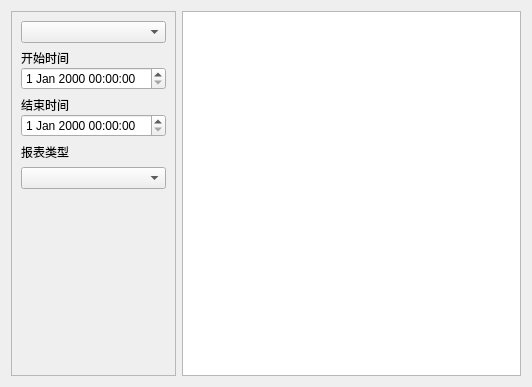
<?xml version="1.0" encoding="UTF-8"?>
<ui version="4.0">
 <class>w_rpt_report_directsalegrossprofitreport_Dialog</class>
 <widget class="QDialog" name="w_rpt_report_directsalegrossprofitreport_Dialog">
  <property name="geometry">
   <rect>
    <x>0</x>
    <y>0</y>
    <width>532</width>
    <height>387</height>
   </rect>
  </property>
  <property name="windowTitle">
   <string>Dialog</string>
  </property>
  <layout class="QHBoxLayout" name="horizontalLayout" stretch="0,1">
   <item>
    <widget class="QFrame" name="frame">
     <property name="minimumSize">
      <size>
       <width>0</width>
       <height>0</height>
      </size>
     </property>
     <property name="maximumSize">
      <size>
       <width>16777215</width>
       <height>16777215</height>
      </size>
     </property>
     <property name="frameShape">
      <enum>QFrame::StyledPanel</enum>
     </property>
     <property name="frameShadow">
      <enum>QFrame::Raised</enum>
     </property>
     <property name="outer_stylesheet" stdset="0">
      <string>frame_back_round</string>
     </property>
     <layout class="QVBoxLayout" name="verticalLayout_5" stretch="0,0,0,0,0,0,0">
      <property name="leftMargin">
       <number>9</number>
      </property>
      <property name="rightMargin">
       <number>9</number>
      </property>
      <item>
       <widget class="QComboBox" name="comboBox"/>
      </item>
      <item>
       <layout class="QVBoxLayout" name="verticalLayout_2">
        <property name="spacing">
         <number>0</number>
        </property>
        <item>
         <widget class="QLabel" name="label">
          <property name="text">
           <string>开始时间</string>
          </property>
         </widget>
        </item>
        <item>
         <widget class="lds_datetimeEdit" name="dateTimeEdit"/>
        </item>
       </layout>
      </item>
      <item>
       <layout class="QVBoxLayout" name="verticalLayout_3">
        <property name="spacing">
         <number>0</number>
        </property>
        <item>
         <widget class="QLabel" name="label_2">
          <property name="text">
           <string>结束时间</string>
          </property>
         </widget>
        </item>
        <item>
         <widget class="lds_datetimeEdit" name="dateTimeEdit_2"/>
        </item>
       </layout>
      </item>
      <item>
       <widget class="QLabel" name="label_3">
        <property name="text">
         <string>报表类型</string>
        </property>
       </widget>
      </item>
      <item>
       <widget class="lds_ComboBox" name="comboBox_series">
        <property name="editable">
         <bool>false</bool>
        </property>
       </widget>
      </item>
      <item>
       <widget class="lds_toolbar" name="widget"/>
      </item>
      <item>
       <spacer name="verticalSpacer">
        <property name="orientation">
         <enum>Qt::Vertical</enum>
        </property>
        <property name="sizeHint" stdset="0">
         <size>
          <width>20</width>
          <height>40</height>
         </size>
        </property>
       </spacer>
      </item>
     </layout>
    </widget>
   </item>
   <item>
    <widget class="lds_tableview_sum" name="tableView"/>
   </item>
  </layout>
 </widget>
 <customwidgets>
  <customwidget>
   <class>lds_toolbar</class>
   <extends>QFrame</extends>
   <header>lds_toolbar.h</header>
   <container>1</container>
  </customwidget>
  <customwidget>
   <class>lds_datetimeEdit</class>
   <extends>QDateTimeEdit</extends>
   <header>lds_datetimeedit.h</header>
  </customwidget>
  <customwidget>
   <class>lds_ComboBox</class>
   <extends>QComboBox</extends>
   <header>lds_combobox.h</header>
  </customwidget>
  <customwidget>
   <class>lds_tableview_sum</class>
   <extends>QTableView</extends>
   <header>lds_tableview_sum.h</header>
  </customwidget>
 </customwidgets>
 <tabstops>
  <tabstop>comboBox_series</tabstop>
  <tabstop>dateTimeEdit</tabstop>
  <tabstop>tableView</tabstop>
  <tabstop>dateTimeEdit_2</tabstop>
 </tabstops>
 <resources/>
 <connections/>
</ui>
